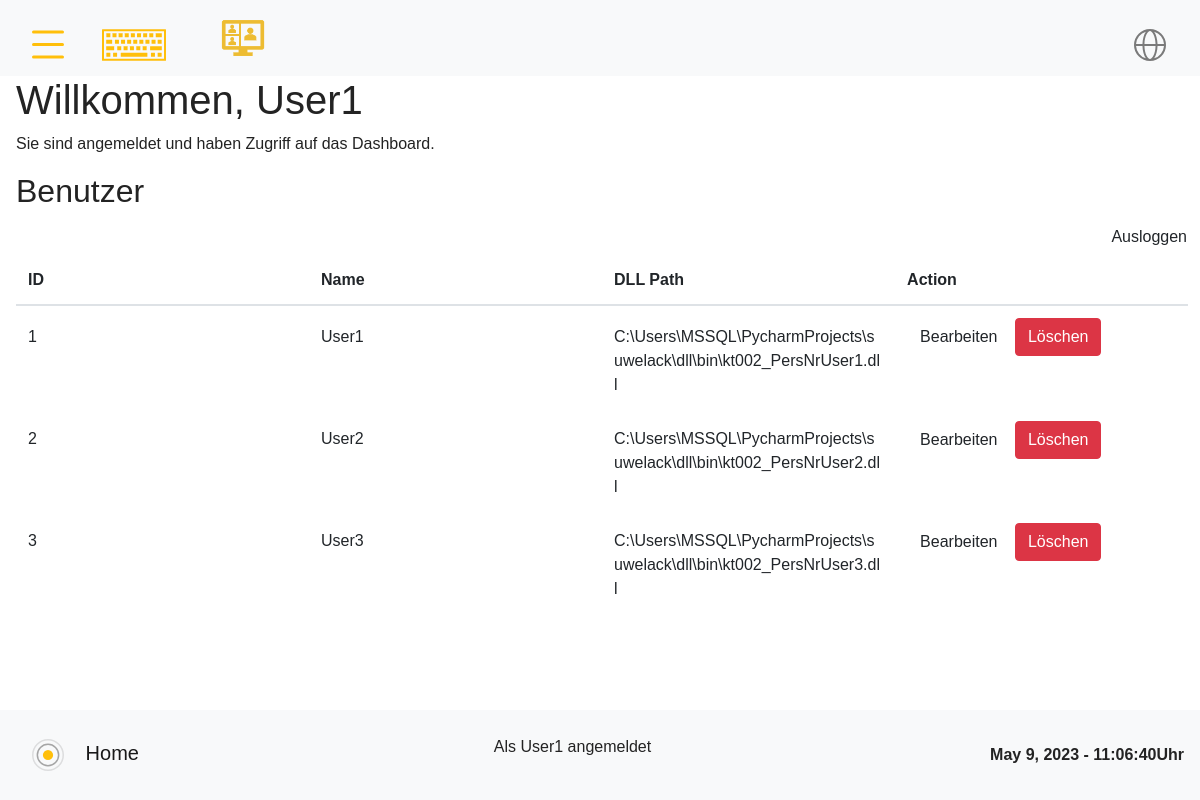
Page /dashboard (signed in) on the earlier database version.
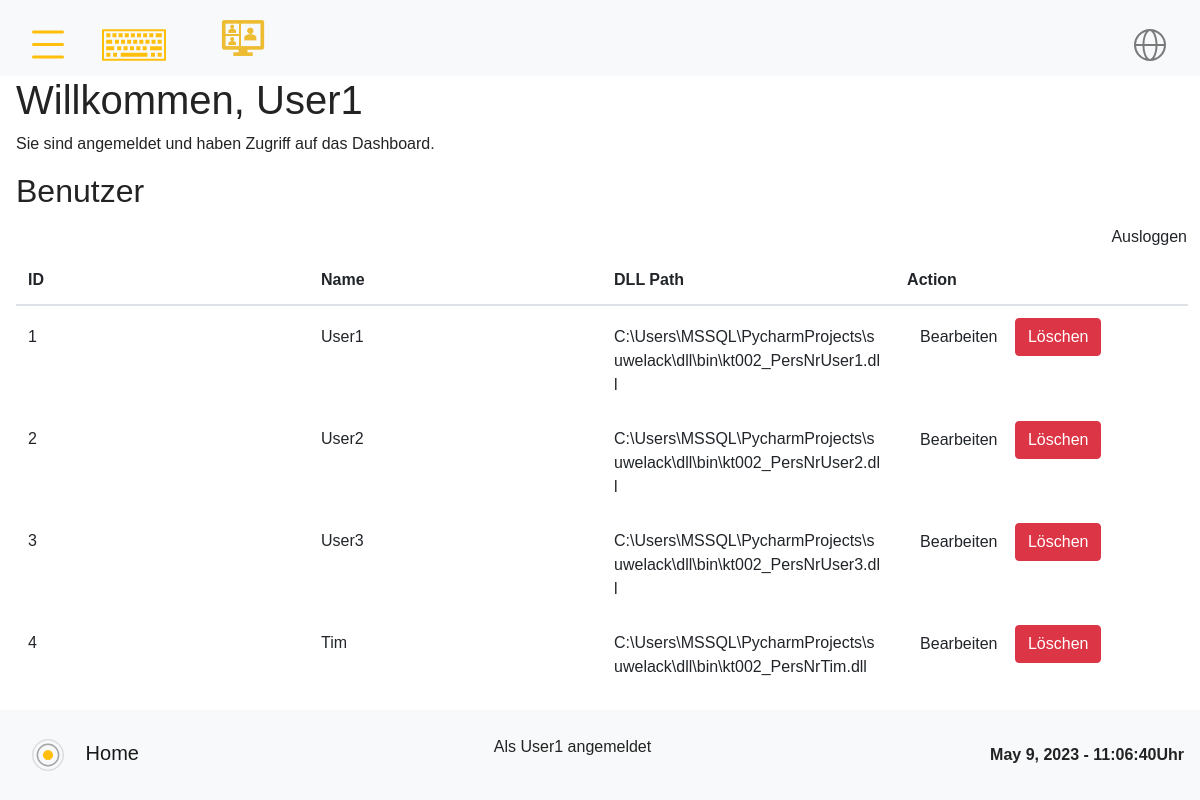
Same page on the later database version.
### app.py (models this page shows)
class User(db.Model, UserMixin):
    id = db.Column(db.Integer, primary_key=True)
    username = db.Column(db.String(20), unique=True, nullable=False)
    password = db.Column(db.String(60), nullable=False)
    dll_path = db.Column(db.String(100))  # define the dll_path attribute

### app.py (the view)
@app.route('/dashboard')
@login_required
def dashboard():
    users = User.query.all()
    return render_template('dashboard.html', users=users, buttonValues=get_list("homeButtons"), sidebarItems=get_list("sidebarItems"))

### app.py (called while the page is built)
@login_manager.user_loader
def load_user(user_id):
    return User.query.get(int(user_id))

### templates/dashboard.html (shortened to what this page needs)
{% extends 'base.html' %}
{% block content %}
  <div class="ml-3">
    <h1>Willkommen, {{ current_user.username }}</h1>
    <p>Sie sind angemeldet und haben Zugriff auf das Dashboard.</p>
    <h2>Benutzer</h2>
    <a href="{{ url_for('logout') }}" class="btn" style="float: right;">Ausloggen</a>
    <table class="table">
      <thead>
        <tr>
          <th>ID</th>
          <th>Name</th>
          <th>DLL Path</th>
          <th>Action</th>
        </tr>
      </thead>
      <tbody>
        {% for user in users %}
          <tr>
            <td>{{ user.id }}</td>
            <td>{{ user.username }}</td>
            <td>{{ user.dll_path }}</td>
            <td>
              <a href="{{ url_for('edit_user', user_id=user.id) }}" class="btn">Bearbeiten</a>
              <button type="button" class="btn btn-danger" data-toggle="modal" data-target="#deleteModal{{ user.id }}">Löschen</button>
            </td>
          </tr>
        {% endfor %}
      </tbody>
    </table>
  </div>
{% endblock %}

### templates/base.html (shortened to what this page needs)
<!doctype html>
<html lang="en">
    <head>
        <link rel="stylesheet" href="https://stackpath.bootstrapcdn.com/bootstrap/4.3.1/css/bootstrap.min.css">
        <link rel="stylesheet" type="text/css" href="{{ url_for('static', filename='site.css')}}" />
        <link rel="stylesheet" type="text/css" href="{{ url_for('static', filename='keyboard.css')}}" />
    </head>
    <body>
        <div class= "navbar navbar-light bg-light topnav">
              <a class="navbar-brand" href="#">
                  <img onclick="openNav()" src="/static/images/Icons_Menü.svg" width="50" height="50" alt="">
              </a>
              <a class="navbar-brand open-keyboard"  onclick="focusMethod()" style="margin-left: 1.25rem; align-self: flex-start !important;" href="#">
                <img src="/static/images/Icons_Tastatur.svg" width="100" height="50"  alt="">
              </a>
              <a class="navbar-brand" href="#">
                <img onclick="window.location.href='{{"/index"}}'" src="/static/images/DLLUserManagement.png" width="50" height="50" alt="">
              </a>
              <a class="navbar-brand onlineicon" href="#">
                <img src="/static/images/Icons_Online.svg" width="50" height="50" alt="">
              </a>
          </div>
        {% block content%} {% endblock %}
    </body>
    <footer>
        <nav class="navbar fixed-bottom navbar-light bg-light" style="z-index: 1;">
        <a class="navbar-brand" href="{{ url_for('home', username=username) }}"><img src="/static/images/Icons_Kartenscan.svg" width="64" height="64" alt="">
            {{  _('Home')}}
        </a>
        {% if current_user.username %}
            <p>Als {{ current_user.username }} angemeldet</p>
        {% else %}
            <p>Nicht eingeloggt</p>
        {% endif %}
        <strong id="date-time"></strong>
      </nav>
    </footer>
</html>

### static/site.css (style rules this page uses)
body, html { margin: 0; padding: 0; height: 100%; width: 100%; font-family: 'SF Pro', sans-serif; color: #232323; }
.topnav { justify-content: flex-start; }
.onlineicon { margin-left: auto; }
table { display: flex; flex-flow: column; height: 80%; width: 99%; }
table thead { flex: 0 0 auto; width: calc(99% - 0.9em); }
table tbody { flex: 1 1 auto; display: block; }
table thead, table tbody tr { display: table; table-layout: fixed; width: 99%; }
.table td, .table th { vertical-align: baseline; border-top: 0rem solid #dee2e6; word-wrap: break-word; }

Differences in the rows shown:
added User: id "4", username "Tim", dll_path "C:\\Users\\MSSQL\\PycharmProjects\\suwelack\\dll\\bin\\kt002_PersNrTim.dll"
